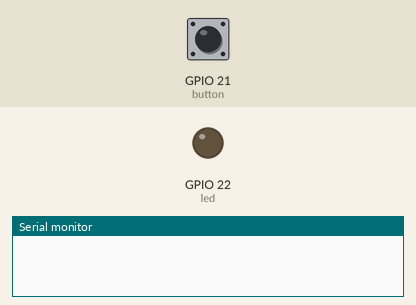
Bench run of a sketch on a simulated ESP32. Parts: output pins drawn as LEDs (lit = HIGH), the last lines printed to the serial monitor. The inputs (shaded band) are chosen by the test bench; at power-on: GPIO 21 (button) HIGH.

Above: at 1.2 s.
1.3 s: GPIO 21 (button) pulled LOW for 0.15 s
At 1.9 s:
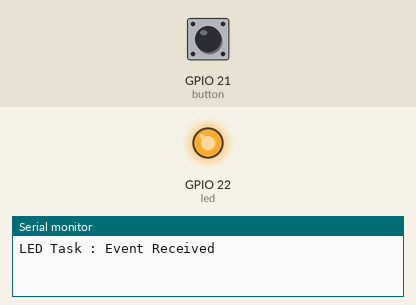
2.9 s: GPIO 21 (button) pulled LOW for 1 s
At 4.2 s:
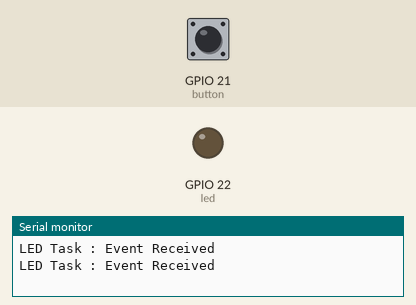
5.4 s: GPIO 21 (button) pulled LOW for 3.2 s
At 6.1 s:
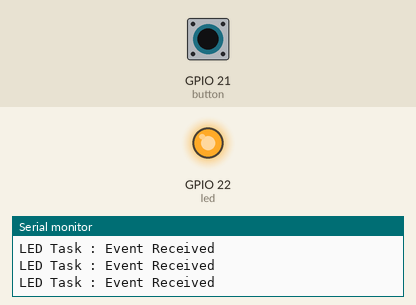
Timing chart, 0 to 8.4 s (numbered marks = the images above; inputs shaded):
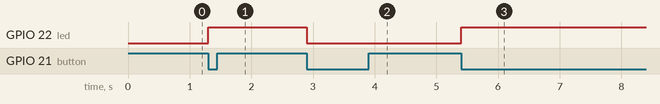

Measured:
- after the input at 1.3 s, GPIO 22 (led): LOW → HIGH at once
- after the input at 2.9 s, GPIO 22 (led): HIGH → LOW at once
- after the input at 5.4 s, GPIO 22 (led): LOW → HIGH at once

The sketch:

semaphore_interrupt.ino
```cpp
#define led 22
#define button 21

SemaphoreHandle_t buttonSemaphore; // Declaring Semaphore Variable

void ledTask(void *pvParameters) {

  while(1) {

    xSemaphoreTake(buttonSemaphore, portMAX_DELAY);

    Serial.println("LED Task : Event Received");

    digitalWrite(led, !digitalRead(led));
  }

}

void IRAM_ATTR buttonISR()
{
    BaseType_t higherPriorityTaskWoken = pdFALSE;

    xSemaphoreGiveFromISR(buttonSemaphore, &higherPriorityTaskWoken);

    portYIELD_FROM_ISR(higherPriorityTaskWoken); // if variable is true -> Context Switching
}

void setup() {

  Serial.begin(115200);

  pinMode(button, INPUT_PULLUP);
  pinMode(led, OUTPUT);

  buttonSemaphore = xSemaphoreCreateBinary(); // Initializing Semaphore

  attachInterrupt(digitalPinToInterrupt(button), buttonISR, FALLING); // FALLING because, button goes LOW when pressed

  xTaskCreate(ledTask, "LED Task", 2048, NULL, 1, NULL);

}


void loop() {

}
```
